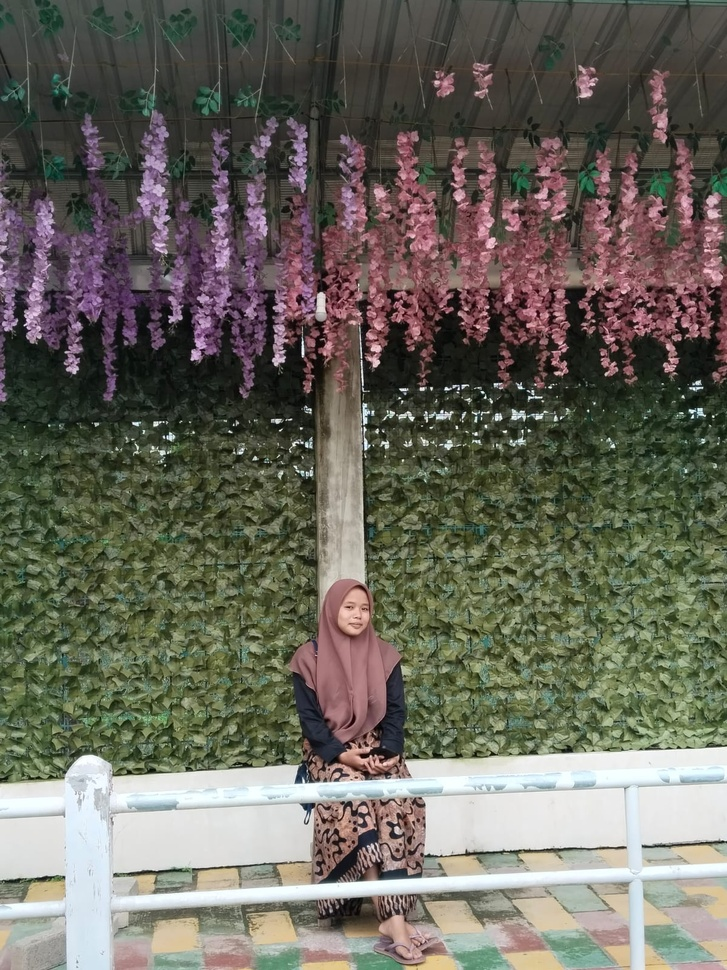
#> input picture ulya/ulya.jpeg.jpeg, 727 x 970 px, shrunk from 1200 x 1600 before the run
$ python sic.py
#> lines starting #> are read from the running program, lines starting #| are printed output that depends on the picture
import matplotlib.pyplot as plt
import cv2
import numpy as np

fig, axs = plt.subplots(2,2, figsize=(10,10))
img = cv2.imread("ulya.jpeg.jpeg")
#> img is the input picture: shape (970, 727, 3); mean B, G, R 93, 103.8, 106
img = cv2.cvtColor(img, cv2.COLOR_BGR2RGB)

hh, ww = img.shape[:2]
#> hh = 970; ww = 727
mask = np.zeros_like(img)
mask = cv2.circle(mask, (hh//2,ww//2), 100, 255, -1)

axs[0][0].imshow(img)
axs[0][0].set_title("Sayu Guweh")
axs[0][1].imshow(cv2.Canny(img, 127, 255), cmap='gray')
axs[0][1].set_title("Sayu Item")
axs[1][0].imshow(cv2.GaussianBlur(img, (45,45), 0))
axs[1][0].set_title("Sayu Ngeblur")

plt.show()
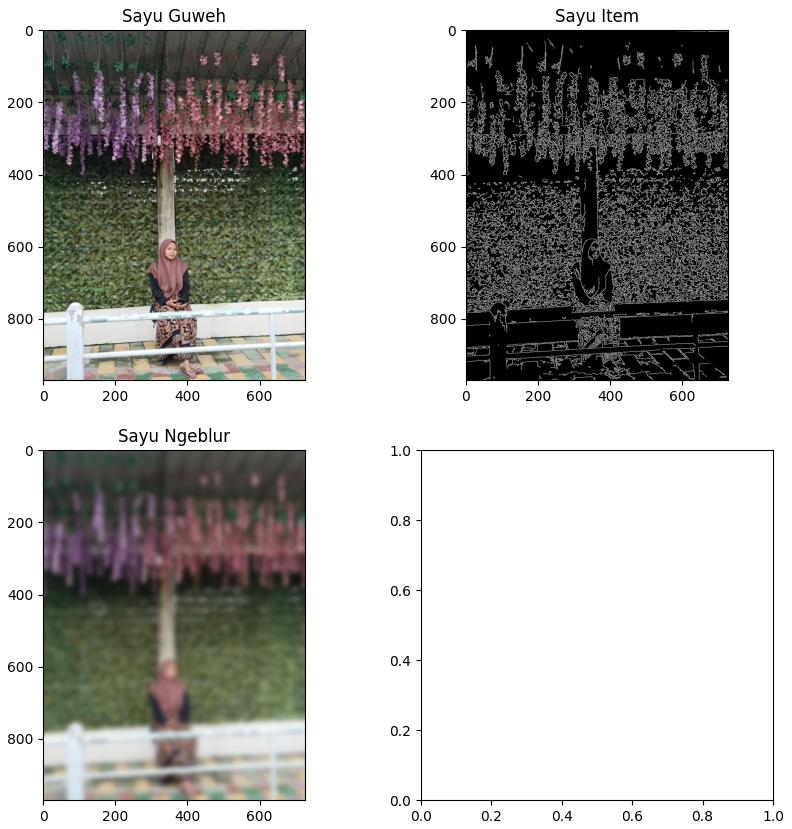
#> figure drawn by matplotlib, 3 panels
